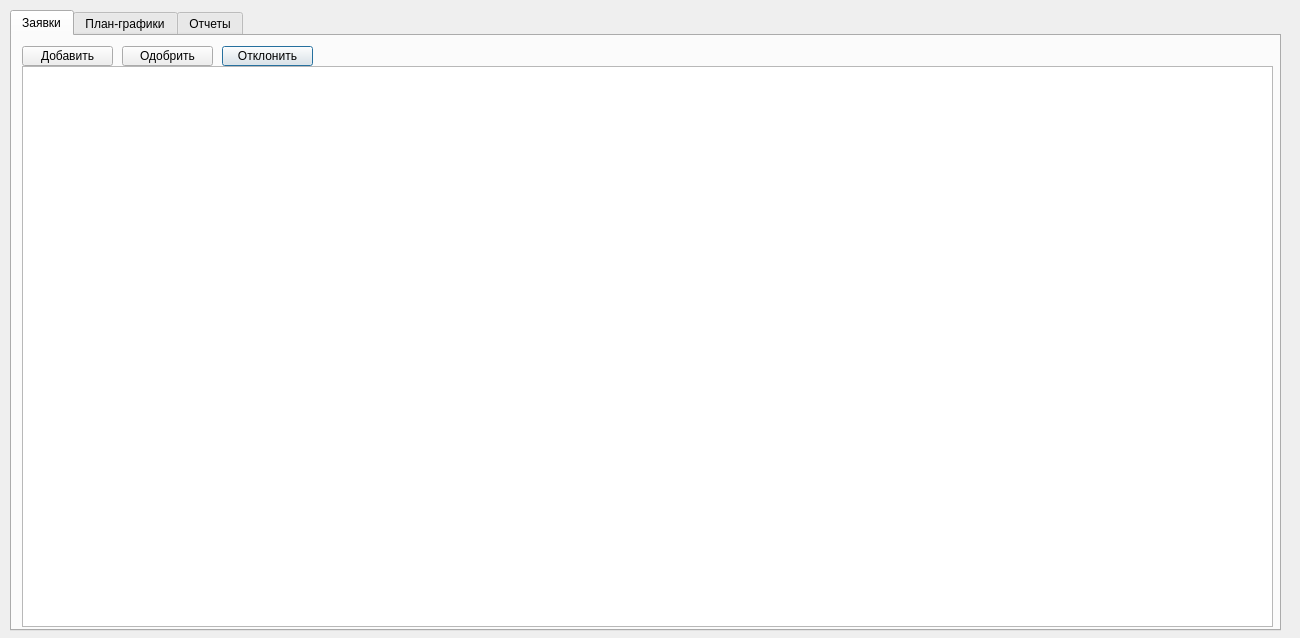
<?xml version="1.0" encoding="UTF-8"?>
<ui version="4.0">
 <class>Admin</class>
 <widget class="QDialog" name="Admin">
  <property name="enabled">
   <bool>true</bool>
  </property>
  <property name="geometry">
   <rect>
    <x>0</x>
    <y>0</y>
    <width>1300</width>
    <height>638</height>
   </rect>
  </property>
  <property name="windowTitle">
   <string>Руководство университета</string>
  </property>
  <widget class="QTabWidget" name="tabWidget">
   <property name="geometry">
    <rect>
     <x>10</x>
     <y>10</y>
     <width>1271</width>
     <height>621</height>
    </rect>
   </property>
   <property name="currentIndex">
    <number>0</number>
   </property>
   <widget class="QWidget" name="tab">
    <attribute name="title">
     <string>Заявки</string>
    </attribute>
    <widget class="QTableView" name="tableView_1">
     <property name="geometry">
      <rect>
       <x>10</x>
       <y>30</y>
       <width>1251</width>
       <height>561</height>
      </rect>
     </property>
    </widget>
    <widget class="QPushButton" name="pushButton_2">
     <property name="geometry">
      <rect>
       <x>210</x>
       <y>10</y>
       <width>91</width>
       <height>20</height>
      </rect>
     </property>
     <property name="text">
      <string>Отклонить</string>
     </property>
    </widget>
    <widget class="QPushButton" name="pushButton">
     <property name="geometry">
      <rect>
       <x>110</x>
       <y>10</y>
       <width>91</width>
       <height>20</height>
      </rect>
     </property>
     <property name="text">
      <string>Одобрить</string>
     </property>
    </widget>
    <widget class="QPushButton" name="pushButton_3">
     <property name="geometry">
      <rect>
       <x>10</x>
       <y>10</y>
       <width>91</width>
       <height>20</height>
      </rect>
     </property>
     <property name="text">
      <string>Добавить</string>
     </property>
    </widget>
   </widget>
   <widget class="QWidget" name="tab_2">
    <attribute name="title">
     <string>План-графики</string>
    </attribute>
    <widget class="QLabel" name="label">
     <property name="geometry">
      <rect>
       <x>990</x>
       <y>550</y>
       <width>55</width>
       <height>16</height>
      </rect>
     </property>
     <property name="text">
      <string>Подпись</string>
     </property>
    </widget>
    <widget class="QLabel" name="label_2">
     <property name="geometry">
      <rect>
       <x>810</x>
       <y>550</y>
       <width>55</width>
       <height>16</height>
      </rect>
     </property>
     <property name="text">
      <string>Дата</string>
     </property>
    </widget>
    <widget class="QTableView" name="tableView">
     <property name="geometry">
      <rect>
       <x>470</x>
       <y>190</y>
       <width>781</width>
       <height>301</height>
      </rect>
     </property>
    </widget>
    <widget class="QDateEdit" name="dateEdit">
     <property name="geometry">
      <rect>
       <x>850</x>
       <y>550</y>
       <width>110</width>
       <height>22</height>
      </rect>
     </property>
    </widget>
    <widget class="QLineEdit" name="lineEdit">
     <property name="geometry">
      <rect>
       <x>1060</x>
       <y>550</y>
       <width>191</width>
       <height>22</height>
      </rect>
     </property>
    </widget>
    <widget class="QLabel" name="label_3">
     <property name="geometry">
      <rect>
       <x>810</x>
       <y>510</y>
       <width>151</width>
       <height>16</height>
      </rect>
     </property>
     <property name="text">
      <string>Статус плана-закупки</string>
     </property>
    </widget>
    <widget class="QLineEdit" name="lineEdit_2">
     <property name="geometry">
      <rect>
       <x>970</x>
       <y>510</y>
       <width>281</width>
       <height>22</height>
      </rect>
     </property>
    </widget>
    <widget class="QLabel" name="label_5">
     <property name="geometry">
      <rect>
       <x>490</x>
       <y>160</y>
       <width>291</width>
       <height>16</height>
      </rect>
     </property>
     <property name="text">
      <string>Перечень ПО требующих изменений состояний:</string>
     </property>
    </widget>
    <widget class="QTableView" name="tableView_2">
     <property name="geometry">
      <rect>
       <x>10</x>
       <y>50</y>
       <width>401</width>
       <height>441</height>
      </rect>
     </property>
    </widget>
    <widget class="QLabel" name="label_4">
     <property name="geometry">
      <rect>
       <x>30</x>
       <y>20</y>
       <width>91</width>
       <height>16</height>
      </rect>
     </property>
     <property name="text">
      <string>Список планов</string>
     </property>
    </widget>
    <widget class="QLabel" name="label_11">
     <property name="geometry">
      <rect>
       <x>470</x>
       <y>60</y>
       <width>771</width>
       <height>20</height>
      </rect>
     </property>
     <property name="text">
      <string>План-график №5</string>
     </property>
     <property name="alignment">
      <set>Qt::AlignCenter</set>
     </property>
    </widget>
    <widget class="QLabel" name="label_12">
     <property name="geometry">
      <rect>
       <x>470</x>
       <y>80</y>
       <width>771</width>
       <height>20</height>
      </rect>
     </property>
     <property name="text">
      <string>о требуемых измениях ПО</string>
     </property>
     <property name="alignment">
      <set>Qt::AlignCenter</set>
     </property>
    </widget>
    <widget class="QLabel" name="label_13">
     <property name="geometry">
      <rect>
       <x>470</x>
       <y>20</y>
       <width>781</width>
       <height>20</height>
      </rect>
     </property>
     <property name="text">
      <string>Балтийский государственный технический университета им. Д. Ф. Устинова &quot;ВОЕНМЕХ&quot;</string>
     </property>
     <property name="alignment">
      <set>Qt::AlignCenter</set>
     </property>
    </widget>
    <widget class="QLabel" name="label_14">
     <property name="geometry">
      <rect>
       <x>470</x>
       <y>120</y>
       <width>771</width>
       <height>20</height>
      </rect>
     </property>
     <property name="text">
      <string>за Май 2021 года</string>
     </property>
     <property name="alignment">
      <set>Qt::AlignCenter</set>
     </property>
    </widget>
   </widget>
   <widget class="QWidget" name="tab_3">
    <attribute name="title">
     <string>Отчеты</string>
    </attribute>
    <widget class="QLabel" name="label_6">
     <property name="geometry">
      <rect>
       <x>30</x>
       <y>20</y>
       <width>101</width>
       <height>16</height>
      </rect>
     </property>
     <property name="text">
      <string>Список отчетов</string>
     </property>
    </widget>
    <widget class="QTableView" name="tableView_3">
     <property name="geometry">
      <rect>
       <x>10</x>
       <y>50</y>
       <width>401</width>
       <height>441</height>
      </rect>
     </property>
    </widget>
    <widget class="QTableView" name="tableView_4">
     <property name="geometry">
      <rect>
       <x>470</x>
       <y>190</y>
       <width>781</width>
       <height>301</height>
      </rect>
     </property>
    </widget>
    <widget class="QLabel" name="label_7">
     <property name="geometry">
      <rect>
       <x>490</x>
       <y>160</y>
       <width>231</width>
       <height>16</height>
      </rect>
     </property>
     <property name="text">
      <string>Перечень произведенных изменений</string>
     </property>
    </widget>
    <widget class="QLabel" name="label_8">
     <property name="geometry">
      <rect>
       <x>810</x>
       <y>550</y>
       <width>55</width>
       <height>16</height>
      </rect>
     </property>
     <property name="text">
      <string>Дата</string>
     </property>
    </widget>
    <widget class="QLabel" name="label_9">
     <property name="geometry">
      <rect>
       <x>990</x>
       <y>550</y>
       <width>55</width>
       <height>16</height>
      </rect>
     </property>
     <property name="text">
      <string>Подпись</string>
     </property>
    </widget>
    <widget class="QLabel" name="label_10">
     <property name="geometry">
      <rect>
       <x>810</x>
       <y>510</y>
       <width>101</width>
       <height>16</height>
      </rect>
     </property>
     <property name="text">
      <string>Статус отчета</string>
     </property>
    </widget>
    <widget class="QLineEdit" name="lineEdit_3">
     <property name="geometry">
      <rect>
       <x>1060</x>
       <y>550</y>
       <width>191</width>
       <height>22</height>
      </rect>
     </property>
    </widget>
    <widget class="QDateEdit" name="dateEdit_2">
     <property name="geometry">
      <rect>
       <x>850</x>
       <y>550</y>
       <width>110</width>
       <height>22</height>
      </rect>
     </property>
    </widget>
    <widget class="QLineEdit" name="lineEdit_4">
     <property name="geometry">
      <rect>
       <x>910</x>
       <y>510</y>
       <width>341</width>
       <height>22</height>
      </rect>
     </property>
    </widget>
    <widget class="QLabel" name="label_15">
     <property name="geometry">
      <rect>
       <x>470</x>
       <y>20</y>
       <width>771</width>
       <height>20</height>
      </rect>
     </property>
     <property name="text">
      <string>Балтийский государственный технический университета им. Д. Ф. Устинова &quot;ВОЕНМЕХ&quot;</string>
     </property>
     <property name="alignment">
      <set>Qt::AlignCenter</set>
     </property>
    </widget>
    <widget class="QLabel" name="label_16">
     <property name="geometry">
      <rect>
       <x>474</x>
       <y>60</y>
       <width>771</width>
       <height>20</height>
      </rect>
     </property>
     <property name="text">
      <string>Отчет №5</string>
     </property>
     <property name="alignment">
      <set>Qt::AlignCenter</set>
     </property>
    </widget>
    <widget class="QLabel" name="label_17">
     <property name="geometry">
      <rect>
       <x>470</x>
       <y>80</y>
       <width>781</width>
       <height>16</height>
      </rect>
     </property>
     <property name="text">
      <string>о состояниях конфигурации</string>
     </property>
     <property name="alignment">
      <set>Qt::AlignCenter</set>
     </property>
    </widget>
    <widget class="QLabel" name="label_18">
     <property name="geometry">
      <rect>
       <x>470</x>
       <y>120</y>
       <width>781</width>
       <height>16</height>
      </rect>
     </property>
     <property name="text">
      <string>за Май 2021 года</string>
     </property>
     <property name="alignment">
      <set>Qt::AlignCenter</set>
     </property>
    </widget>
   </widget>
  </widget>
 </widget>
 <resources/>
 <connections/>
</ui>
